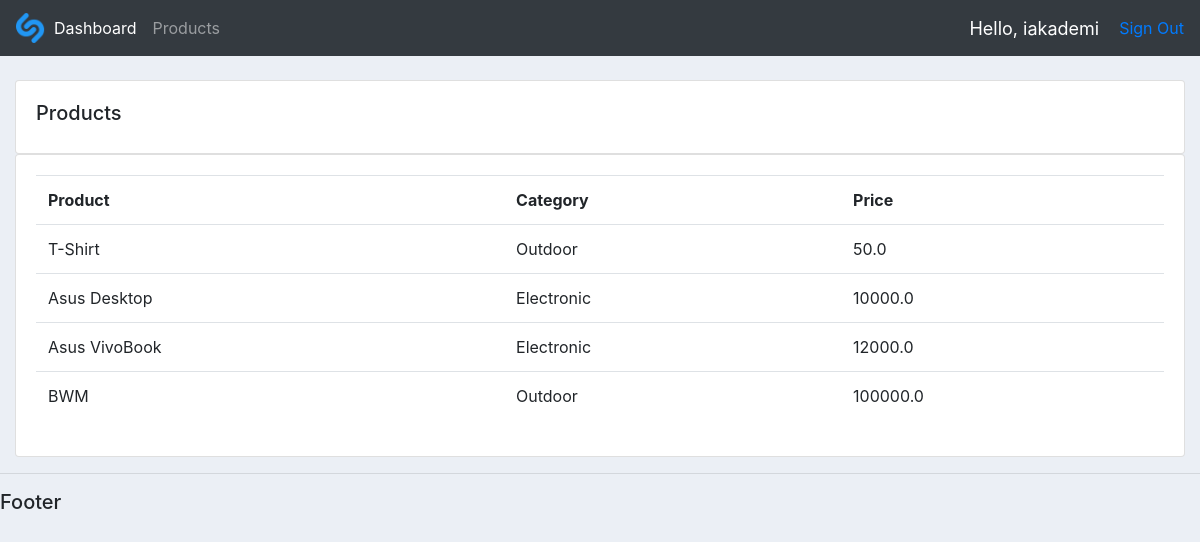
Screenshot of /products/ (signed in) with the database file from the repository.
### accounts/models.py (models this page shows, shortened)
class Product(models.Model):
    Category = (
        ('Indoor', 'Indoor'),
        ('Outdoor', 'Outdoor'),
        ('Electronic', 'Electronic')
    )
    name = models.CharField(max_length=200, null=True)
    price = models.FloatField(null=True)
    category = models.CharField(max_length=200, null=True, choices=Category)
    description = models.CharField(max_length=200, null=True)
    dateCreated = models.DateTimeField(auto_now_add=True, null=True)
    tags = models.ManyToManyField(Tag)

### accounts/decorators.py (the view)
        def wrapper_function(request, *args, **kwargs):
            group = None
            if request.user.groups.exists():
                group = request.user.groups.all()[0].name
            for role in allowed_roles:
                if group == role:
                    return view_func(request, *args, **kwargs)
            return HttpResponse("You are not authorized to view this page")

### accounts/views.py (called while the page is built)
@login_required(login_url='signin')
@allowed_users(allowed_roles=['admin'])
def products(request):
    products = Product.objects.all()
    context = {'products': products}
    return render(request, 'accounts/products.html', context)

### accounts/templates/accounts/products.html
{% extends 'accounts/main.html' %}
{% block content %}
<br>
<div class="row">
    <div class="col-md">
        <div class="card card-body">
            <h5>Products</h5>
        </div>
        <div class="card card-body">
            <table class="table">
                <tr>
                    <th>Product</th>
                    <th>Category</th>
                    <th>Price</th>
                </tr>
                {% for product in products%}
                <tr>
                    <td>{{product.name}}</td>
                    <td>{{product.category}}</td>
                    <td>{{product.price}}</td>
                </tr>
                {% endfor%}
            </table>
        </div>
    </div>
</div>
{% endblock %}

### accounts/templates/accounts/navbar.html (shortened to what this page needs)
{% load static %}
<nav class="navbar navbar-expand-lg navbar-dark bg-dark">
    <img src="{% static 'images/Shazam.png' %}" style="width:30px;height:30px;">
    <div class="collapse navbar-collapse" id="navbarNav">
        <ul class="navbar-nav">
            {% if request.user.is_staff %}
            <li class="nav-item active">
                <a class="nav-link" href="{% url 'home' %}">Dashboard</a>
            </li>
            <li class="nav-item">
                <a class="nav-link" href="{% url 'products' %}">Products</a>
            </li>
            {%endif%}
        </ul>
    </div>
    <span id="hello-message">Hello, {{request.user}}</span>
    <span><a href="{% url 'signout' %}">Sign Out</a></span>
</nav>

### static/css/main.css (style rules this page uses)
body { background-color:#ebeff5; }

### accounts/templates/accounts/navbar.html (style rules this page uses)
#hello-message { font-size: 18px; color: white; margin-right: 20px; }

### rows the page displays
Product: name "T-Shirt", category "Outdoor", price "50.0"
Product: name "Asus Desktop", category "Electronic", price "10000.0"
Product: name "Asus VivoBook", category "Electronic", price "12000.0"
Product: name "BWM", category "Outdoor", price "100000.0"

### other values shown
{{ request.user }} "iakademi"
